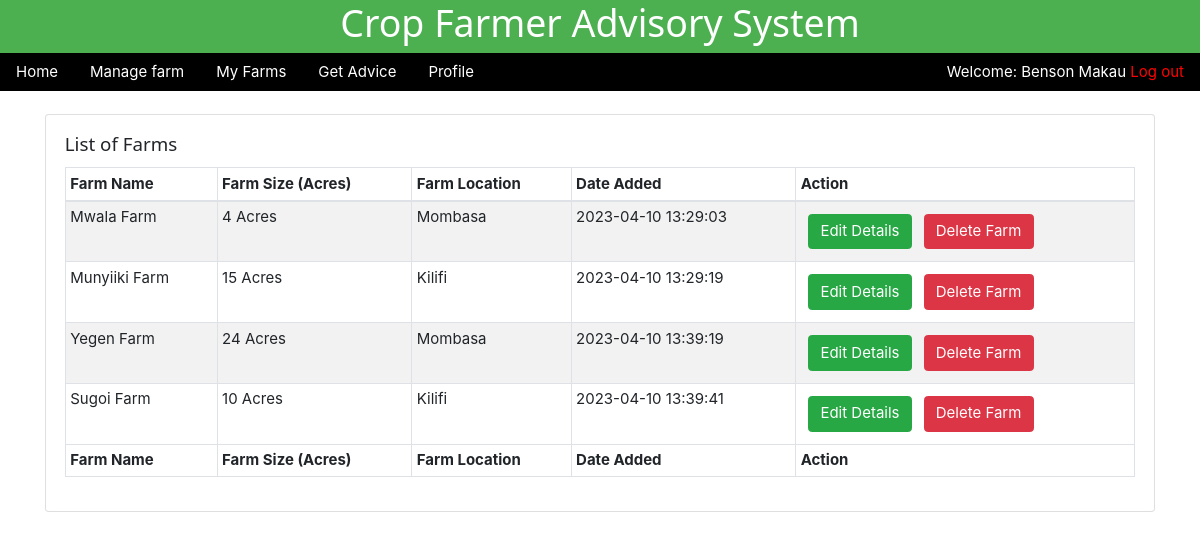
/admin/farms.php (signed in), run on the app's committed database.
### tables this page shows
CREATE TABLE `farm_details` (
  `id` int(11) NOT NULL,
  `farm_id` varchar(255) NOT NULL,
  `farm_name` varchar(255) NOT NULL,
  `farm_location` varchar(255) NOT NULL,
  `farm_size` varchar(100) NOT NULL,
  `date_added` timestamp NOT NULL DEFAULT current_timestamp()
);

CREATE TABLE `county_details` (
  `id` int(11) NOT NULL,
  `county_id` varchar(20) NOT NULL,
  `county_name` varchar(50) NOT NULL
);

### admin/farms.php (the view, shortened to what this page needs)
<?php
include 'connection.php';
$name =  $_SESSION['farmerFname'] . " ". $_SESSION['farmerLname'];
$farmer_id = $_SESSION['farmerId'];
?>
<!DOCTYPE html>
<html>
<head>
     <?php
include './components/header.php';
?>
 </head>
<body>
	<?php
include './components/navbar.php';
?>
<div class="container">
	<div class="row">
		<div class="col-md-12">
		<div class="card">
                        <div class="card-body">
                            <h5 class="card-title">List of Farms</h5>
                            <table id="dtBasicExample" class="table table-striped table-bordered table-sm"
                                cellspacing="0" width="100%">
                                <thead>
                                    <tr>
                                        <th>Farm Name</th>
                                        <th>Farm Size (Acres)</th>
                                        <th>Farm Location</th>
                                        <th>Date Added</th>
                                        <th>Action</th>
                                    </tr>
                                </thead>
                                <tbody>
                                    <?php
  if($farmer_id){
      $data_fetch_query = "SELECT * FROM `farm_details`
	INNER JOIN farmer_owner_details ON farmer_owner_details.farm_id = farm_details.farm_id
	INNER JOIN county_details ON county_details.county_id = farm_details.farm_location
	";
      $data_result = mysqli_query($db, $data_fetch_query);
      if ($data_result->num_rows > 0){
          while($row = $data_result->fetch_assoc()) {
              $farm_id = $row['farm_id'];
              $farm_name = $row['farm_name'];
              $farm_size = $row['farm_size'];
              $farm_loc = $row['county_id'];
              $farm_location = $row['county_name'];
              $date_created = $row['date_added'];
      echo "<tr> <td>" .$farm_name.  "</td>";
      echo "<td>" .$farm_size." "."Acres"."</td>";
      echo "<td>" .$farm_location."</td>";
      echo "<td>" .$date_created."</td>";
      echo "<td>
      <form method ='POST' action=''>
      <input  type='text' hidden name='Farm_id' value='$farm_id'>
      <input type='submit' data-farm_id='$farm_id'  data-farm_name='$farm_name' data-farm_size='$farm_size' data-farm_location='$farm_loc' value='Edit Details' name='edit-farm-btn' class='btn btn-success edit-farm-modal-btn m-2'>
      <input type='submit' data-id= '$farm_id' value='Delete Farm'  class='btn btn-danger deleteFarmBtn'>
      </form>
      </td> </tr>";
      }
      }else{
      echo "<td>"."No Data Found"."</td>";
      }
      } else{
          echo "<td>"."No farms available"."</td>";
      }
?>
                                </tbody>
                                <tfoot>
                                    <tr>
									<th>Farm Name</th>
									<th>Farm Size (Acres)</th>
                                        <th>Farm Location</th>
										<th>Date Added</th>
                                        <th>Action</th>
                                    </tr>
                                </tfoot>
                            </table>
                        </div>
                    </div>
		</div>
	</div>
</div>
</body>
</html>

### admin/components/header.php (shortened to what this page needs)
 <link rel="stylesheet" href="css/w3css.css">
<link rel="stylesheet" href="./static/bs/css/bootstrap.min.css">
 <link href="css/style.css" rel="stylesheet" type="text/css" />

### admin/components/navbar.php
<div id="">
            <fieldset class="w3-green">
                <div id="" >
            <h1><center>Crop Farmer Advisory System<center></h1>
            <div class="w3-bar w3-black">
                <a href="home.php" class="w3-bar-item w3-button">Home</a>
                <a href="manage.php" class="w3-bar-item w3-button ">Manage farm</a>
                <a href="farms.php" class="w3-bar-item w3-button">My Farms</a>
                <a href="advice.php" class="w3-bar-item w3-button">Get Advice</a>
                <a href="update.php" class="w3-bar-item w3-button">Profile</a>
                <div class="w3-bar-item w3-right">
                Welcome: <?php echo $name; ?>
  <a  href='logout.php' style="color:red">Log out</a>
                </div>
            </div>
        </div>
            </fieldset>
                <br>
    </div>

### admin/css/w3css.css (style rules this page uses)
html { box-sizing:border-box }
*,*:before,*:after { box-sizing:inherit }
html { -ms-text-size-adjust:100%;-webkit-text-size-adjust:100% }
body { margin:0 }
a { background-color:transparent;-webkit-text-decoration-skip:objects }
button,input,select,textarea { font:inherit;margin:0 }
button,input { overflow:visible }
button,html [type=button],[type=reset],[type=submit] { -webkit-appearance:button }
fieldset { border:1px solid #c0c0c0;margin:0 2px;padding:.35em .625em .75em }
html,body { font-family:Verdana,sans-serif;font-size:15px;line-height:1.5 }
html { overflow-x:hidden }
h1,h2,h3,h4,h5,h6,.w3-slim,.w3-wide { font-family:"Segoe UI",Arial,sans-serif }
h1 { font-size:36px }
h5 { font-size:18px }
h1,h2,h3,h4,h5,h6 { font-weight:400;margin:10px 0 }
a { color:inherit }
.w3-btn,.w3-btn-block,.w3-button { border:none;display:inline-block;outline:0;padding:6px 16px;vertical-align:middle;overflow:hidden;text-decoration:none!important;color:#fff;background-color:#000;text-align:center;cursor:pointer;white-space:nowrap }
.w3-button { color:#000;background-color:#f1f1f1;padding:8px 16px }
.w3-btn,.w3-btn-floating,.w3-btn-floating-large,.w3-closenav,.w3-opennav,.w3-btn-block,.w3-button { -webkit-touch-callout:none;-webkit-user-select:none;-khtml-user-select:none;-moz-user-select:none;-ms-user-select:none;user-select:none }
.w3-bar { width:100%;overflow:hidden }
.w3-bar .w3-bar-item { padding:8px 16px;float:left;background-color:inherit;color:inherit;width:auto;border:none;outline:none;display:block }
.w3-bar .w3-button { background-color:inherit;color:inherit;white-space:normal }
.w3-container:after,.w3-container:before,.w3-panel:after,.w3-panel:before,.w3-row:after,.w3-row:before,.w3-row-padding:after,.w3-row-padding:before,.w3-cell-row:before,.w3-cell-row:after, .w3-topnav:after,.w3-topnav:before,.w3-clear:after,.w3-clear:before,.w3-btn-group:before,.w3-btn-group:after,.w3-btn-bar:before,.w3-btn-bar:after,.w3-bar:before,.w3-bar:after { content:"";display:table;clear:both }
.w3-right { float:right!important }
.w3-green,.w3-hover-green:hover { color:#fff!important;background-color:#4CAF50!important }
.w3-black,.w3-hover-black:hover { color:#fff!important;background-color:#000!important }

### admin/css/style.css (style rules this page uses)
html { padding:0; margin:0; }

### data on the page
farm_details: farm_name "Mwala Farm", farm_size "4", farm_location.county_name "Mombasa", date_added "2023-04-10 13:29:03"
farm_details: farm_name "Munyiiki Farm", farm_size "15", farm_location.county_name "Kilifi", date_added "2023-04-10 13:29:19"
farm_details: farm_name "Yegen Farm", farm_size "24", farm_location.county_name "Mombasa", date_added "2023-04-10 13:39:19"
farm_details: farm_name "Sugoi Farm", farm_size "10", farm_location.county_name "Kilifi", date_added "2023-04-10 13:39:41"

### other printed values
$name "Benson Makau"
